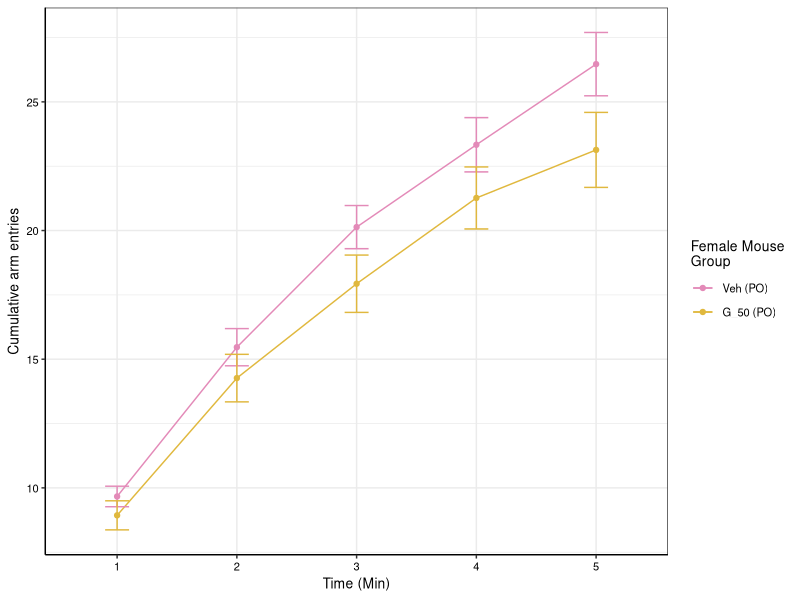
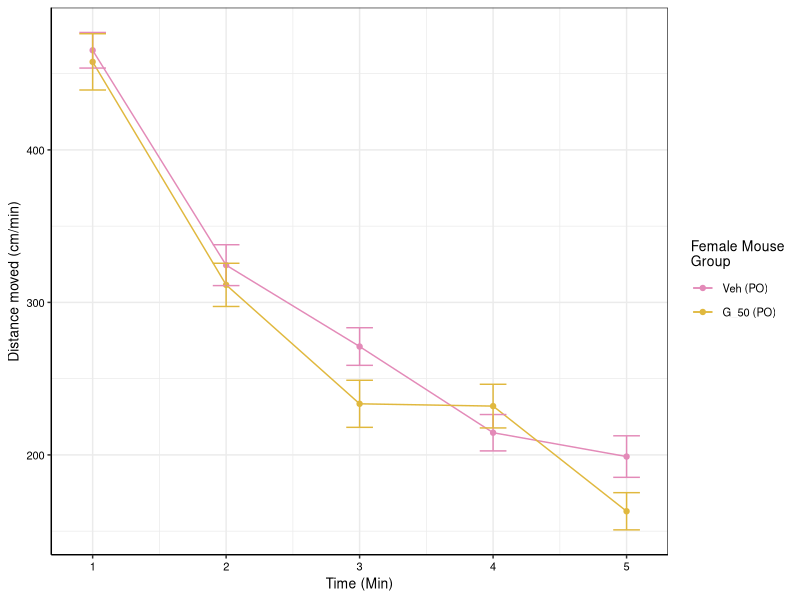
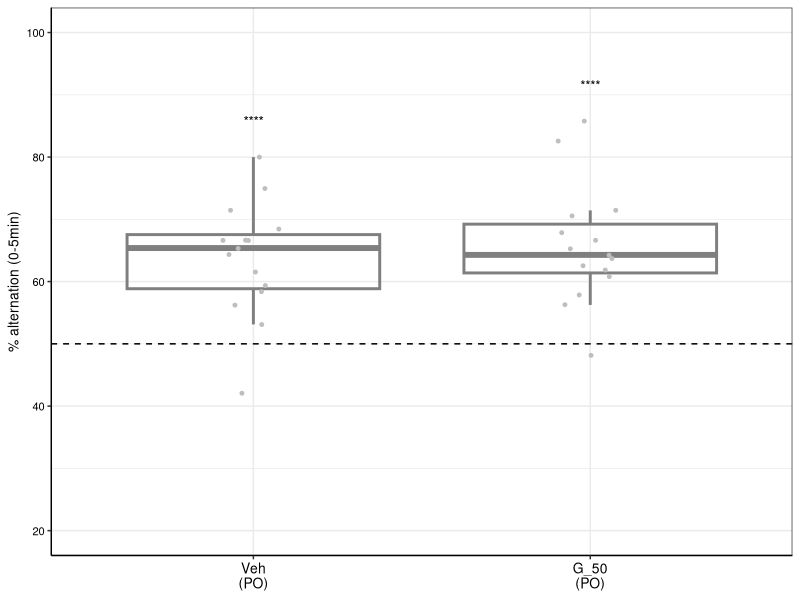
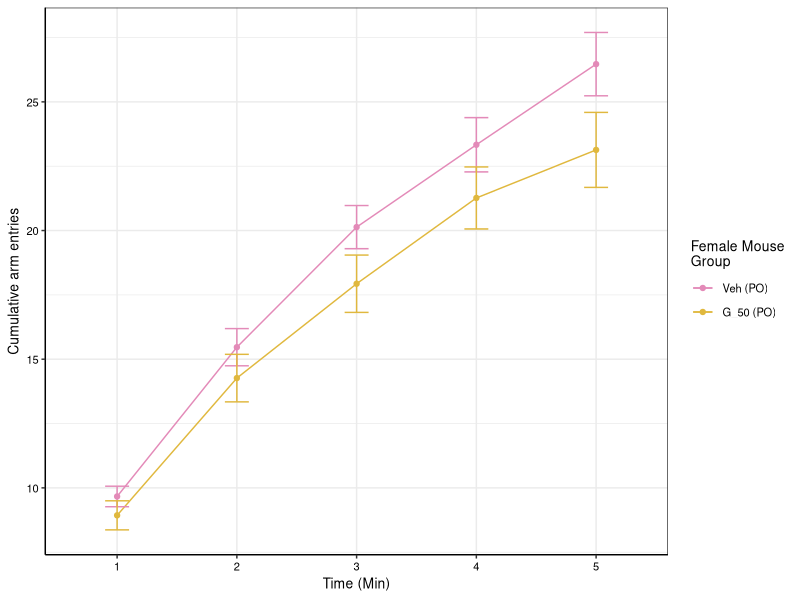
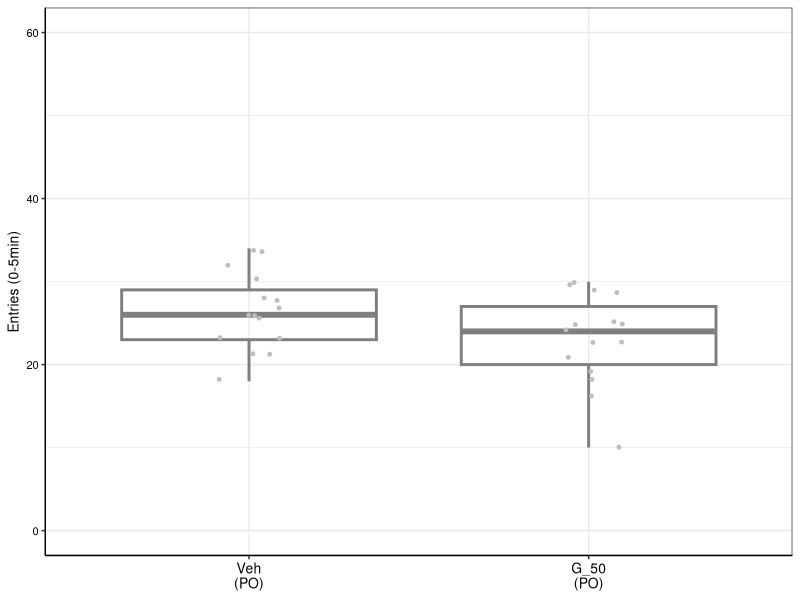
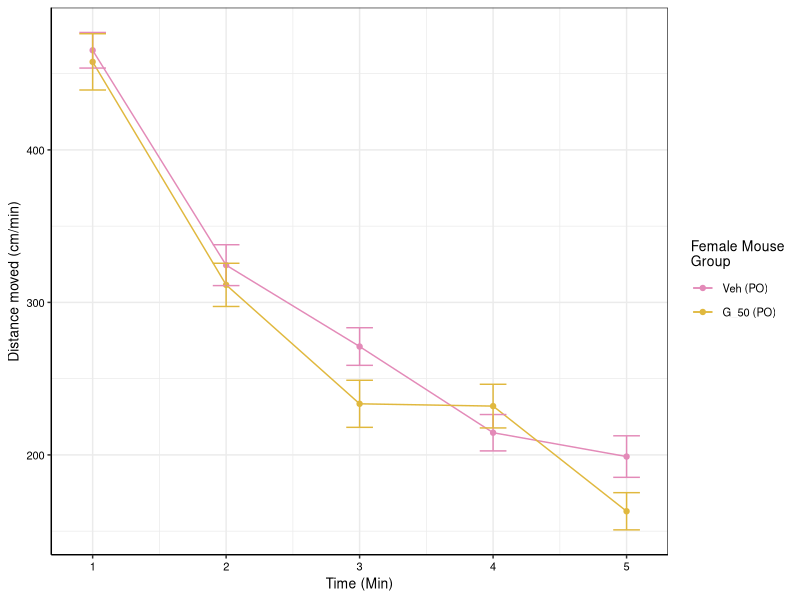
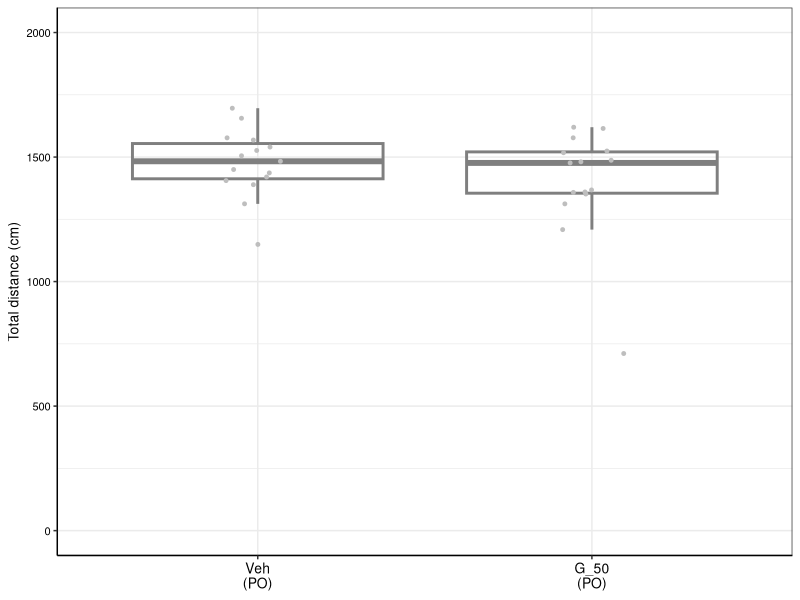

Source code (R) for these figures, in order:
## ---- chunk 1
library(dplyr)
library(ggplot2)
library(readxl)
library(ggpubr)
library(rstatix)
library(multcomp)
## ---- chunk 2
ymaze_data <- read_excel("Female cohort - PO/Data to plot - female cohort.xlsx", sheet = "Ymaze")
ymaze_data$Value <- as.numeric(ymaze_data$Value)
ymaze_data$`Mouse Group` <- ifelse(ymaze_data$`Mouse Group` == 'Veh (PO)', 'Veh\n(PO)', 'G_50\n(PO)')
ymaze_data$`Mouse Group` <- factor(ymaze_data$`Mouse Group`,
                                levels = c("Veh\n(PO)", "G_50\n(PO)"))
## ---- chunk 3
plotting_func_alternation <- function(df, variable, ylab, fname, wid = 2, ht = 2) {
  df <- dplyr::filter(df, Measure == variable)
  
  # Compute statistics
  # One sample t-test vs. chance (50% alternation) per group
  # Have to remove NA data first
  df <- dplyr::filter(df, !is.na(Value))
  tests <- df %>%
    dplyr::group_by(`Mouse Group`) %>%
    rstatix::t_test(Value ~ 1, mu = 50, detailed = TRUE) %>%
    rstatix::add_significance() %>%
    dplyr::ungroup()
  
  # Define positions of significance stars
  sig_pos <- df %>%
    dplyr::group_by(`Mouse Group`) %>%
    dplyr::summarise(y.position = min(100, max(Value, na.rm = TRUE) + 5), .groups = "drop")
  
  # Merge
  tests <- merge(tests, sig_pos, by = "Mouse Group") %>%
    dplyr::mutate(label = p.signif)
  
  ggplot(df, aes(x=`Mouse Group`, y=Value)) +
    geom_boxplot(aes(color = `Mouse Group`), fill = NA, outlier.shape = NA, linewidth = 1) +
    geom_point(color = "grey", position = position_jitter(width = 0.1), size = 1) +
    scale_color_manual(values = c("Veh (PO)" = "#E38AB8", "G_50 (PO)" = "#E0B83E")) +
    geom_text(data = tests, aes(x = `Mouse Group`, y = y.position, label = label), vjust = 0, size = 3.5) +
    theme_bw() +
    theme(legend.position = "none",
      axis.line = element_line(color='black'),
      axis.text.y = element_text(size = 8, color = 'black'),
      axis.text.x = element_text(size = 10, color = 'black'),
      axis.title.y = element_text(size = 10, color = 'black'),
      axis.title.x = element_blank()) +
    labs(y = ylab) +
    geom_hline(yintercept = 50, linetype = 'dashed', color = 'black') +
    ylim(20,100)
  
  ggsave(fname, width = wid, height = ht)
  
  return(tests)
}
## ---- chunk 4
# "% alternation (0-5min)"
pc_alt_05 <- plotting_func_alternation(ymaze_data, "% alternation (0-5min)",
              "% alternation (0-5min)", "Female cohort - PO/ymaze_pc_alternation_0_to_5.pdf")
## ---- chunk 5
entries <- dplyr::filter(ymaze_data, startsWith(Measure, 'Entries'))

# Add a timepoint column
entries$Time <- substr(entries$Measure, 12, 12)

# Need a "summary" data frame
entries_summary <- entries %>%
  group_by(`Mouse Group`, Time) %>%
  summarise(
    mean_value = mean(Value, na.rm = TRUE),
    se = sd(Value, na.rm = TRUE) / sqrt(n()),
    .groups = "drop"
  )

# Want to get rid of the newline for the line graph legend
entries_summary$`Mouse Group` <- ifelse(entries_summary$`Mouse Group` == 'Veh\n(PO)', 'Veh (PO)', 'G_50 (PO)')
entries_summary$`Mouse Group` <- factor(entries_summary$`Mouse Group`,
                                        levels = c("Veh (PO)", "G_50 (PO)"))

entries_summary <- dplyr::rename(entries_summary, `Female Mouse\nGroup`=`Mouse Group`)

# Plot line graph
 
ggplot(entries_summary, aes(x = Time, y = mean_value, color = `Female Mouse\nGroup`, group = `Female Mouse\nGroup`)) + geom_line() + geom_point() + geom_errorbar(aes(ymin = mean_value - se, ymax = mean_value + se), width = 0.2) + labs(x = "Time (Min)", y = "Cumulative arm entries") +
    scale_color_manual(values = c("Veh (PO)" = "#E38AB8", "G_50 (PO)" = "#E0B83E")) +
    theme_bw() +
    theme(axis.line = element_line(color='black'),
      axis.text = element_text(size = 8, color = 'black'),
      axis.title = element_text(size = 10, color = 'black'),
      legend.title = element_text(size = 10, color = 'black'),
      legend.text = element_text(size = 8, color = 'black'))

ggsave('Female cohort - PO/ymaze_cumulative_arm_entries.pdf', width = 4, height = 2)
## ---- chunk 6
generic_boxplot_func <- function(df, variable, ylab,
                          fname, ymax, wid = 2, ht = 2) {
  
  df <- dplyr::filter(df, Measure == variable)
  ggplot(df, aes(x=`Mouse Group`, y=Value)) +
    geom_boxplot(aes(color = `Mouse Group`), fill = NA, outlier.shape = NA, linewidth = 1) +
    geom_point(color = "grey", position = position_jitter(width = 0.1), size = 1) +
    scale_color_manual(values = c("Veh (PO)" = "#E38AB8", "G_50 (PO)" = "#E0B83E")) +
    theme_bw() +
    theme(legend.position = "none",
      axis.line = element_line(color='black'),
      axis.text.y = element_text(size = 8, color = 'black'),
      axis.text.x = element_text(size = 10, color = 'black'),
      axis.title.y = element_text(size = 10, color = 'black'),
      axis.title.x = element_blank()) +
    labs(y = ylab) + ylim(0, ymax)
  
  ggsave(fname, width = wid, height = ht)
}
## ---- chunk 7
generic_boxplot_func(entries, 'Entries (0-5min)', 'Entries (0-5min)',
                     'Female cohort - PO/ymaze_entries_05_boxplot.pdf', 60)

for_stats <- dplyr::filter(entries, Measure == 'Entries (0-5min)')
t.test(dplyr::filter(for_stats, `Mouse Group` == 'Veh\n(PO)')$Value,
       dplyr::filter(for_stats, `Mouse Group` == 'G_50\n(PO)')$Value)
## ---- chunk 8
distance <- dplyr::filter(ymaze_data, startsWith(Measure, 'Distance'))

# Add a timepoint column
distance$Time <- rep(seq(1,5), each = 30)

# Need a "summary" data frame
distance_summary <- distance %>%
  group_by(`Mouse Group`, Time) %>%
  summarise(
    mean_value = mean(Value, na.rm = TRUE),
    se = sd(Value, na.rm = TRUE) / sqrt(n()),
    .groups = "drop"
  )

# Want to get rid of the newline for the line graph legend
distance_summary$`Mouse Group` <- ifelse(distance_summary$`Mouse Group` == 'Veh\n(PO)', 'Veh (PO)', 'G_50 (PO)')
distance_summary$`Mouse Group` <- factor(distance_summary$`Mouse Group`, levels = c("Veh (PO)", "G_50 (PO)"))

distance_summary <- dplyr::rename(distance_summary, `Female Mouse\nGroup`=`Mouse Group`)

# Plot line graph
ggplot(distance_summary, aes(x = Time, y = mean_value, color = `Female Mouse\nGroup`, group = `Female Mouse\nGroup`)) + geom_line() + geom_point() + geom_errorbar(aes(ymin = mean_value - se, ymax = mean_value + se), width = 0.2) + labs(x = "Time (Min)", y = "Distance moved (cm/min)") +
    scale_color_manual(values = c("Veh (PO)" = "#E38AB8", "G_50 (PO)" = "#E0B83E")) +
    theme_bw() +
    theme(axis.line = element_line(color='black'),
      axis.text = element_text(size = 8, color = 'black'),
      axis.title = element_text(size = 10, color = 'black'),
      legend.title = element_text(size = 10, color = 'black'),
      legend.text = element_text(size = 8, color = 'black'))

ggsave('Female cohort - PO/ymaze_distance_moved_per_min.pdf', width = 4, height = 2)
## ---- chunk 9
distance_sum <- dplyr::filter(ymaze_data, Measure == "Total distance moved (cm)")

generic_boxplot_func(distance_sum, 'Total distance moved (cm)', 'Total distance (cm)', 'Female cohort - PO/ymaze_total_distance_boxplot.pdf', 2000)

t.test(dplyr::filter(distance_sum, `Mouse Group` == 'Veh\n(PO)')$Value,
       dplyr::filter(distance_sum, `Mouse Group` == 'G_50\n(PO)')$Value)
